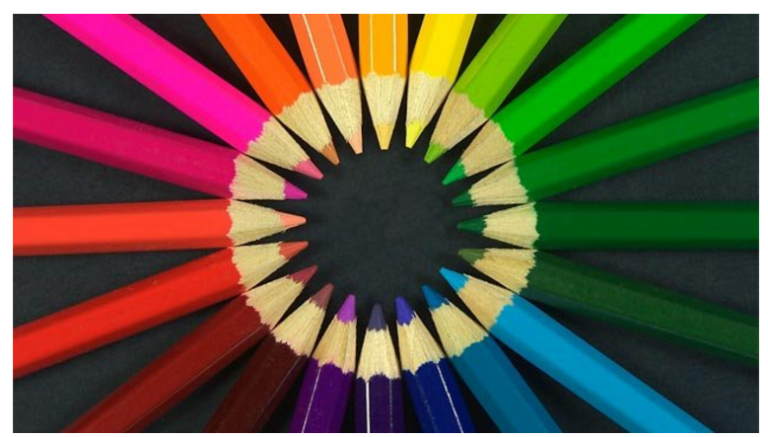
#> input picture 8. Canny Edge Detection/test.png, 768 x 437 px
$ python imageshow.py
#> lines starting #> are read from the running program, lines starting #| are printed output that depends on the picture
import cv2

image= cv2.imread(r"test.png")
#> image is the input picture: shape (437, 768, 3); mean B, G, R 67.2, 84.3, 99
image_gray = cv2.cvtColor(image,cv2.COLOR_BGR2GRAY)
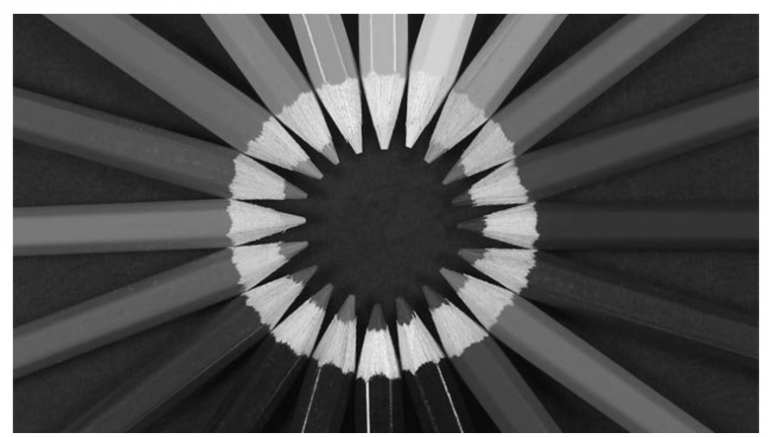
#> image_gray: shape (437, 768); min 6, max 255, mean 86.7

image_blur = cv2.GaussianBlur(image_gray,(5,5),0)
image_edges = cv2.Canny(image_blur,20,20)
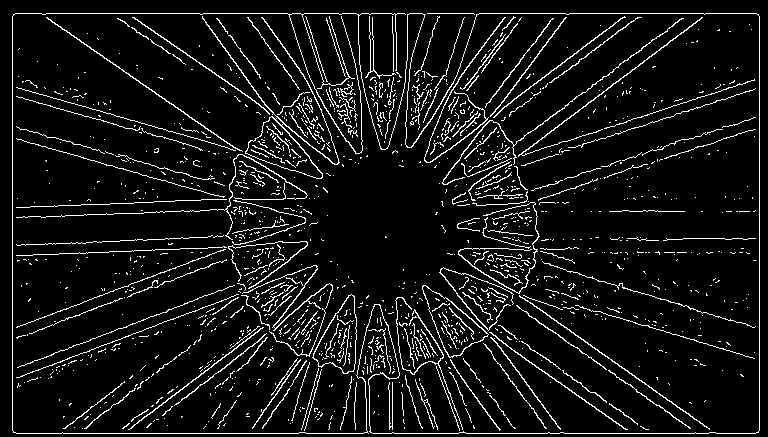
#> image_edges: shape (437, 768); 7.8% white in thin lines or dots

cv2.imshow("Resim Kenarları",image_edges)

cv2.imwrite("image_blured.jpg",image_blur)
cv2.imwrite("canny_image.jpg",image_edges)
